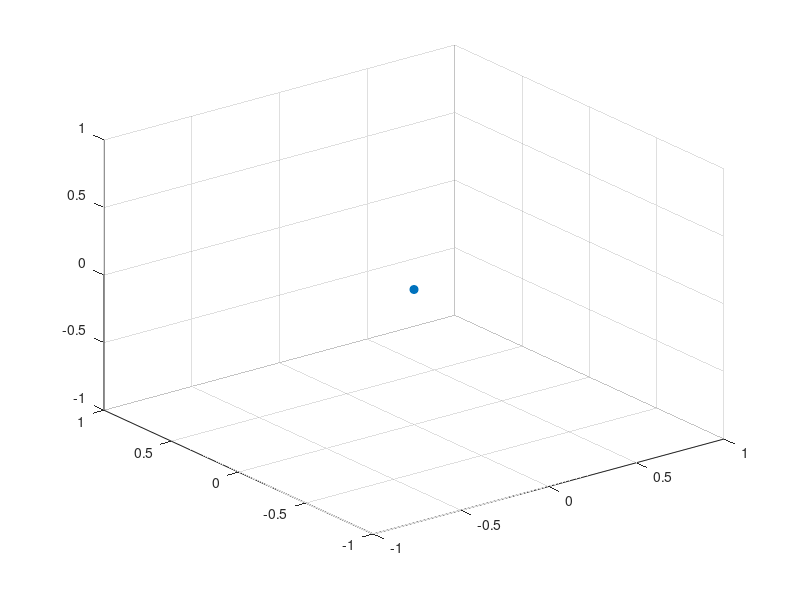

Recreate this plot in MATLAB.
L0 = 55;
L1 = 40;
L2 = 100;
L3 = 100;

linkLengths = [L0 L1 L2 L3]';
q = [0, 0, 0];


X = 0;
Y = 0;
Z = 0;

stem3(X,Y,Z, "filled");